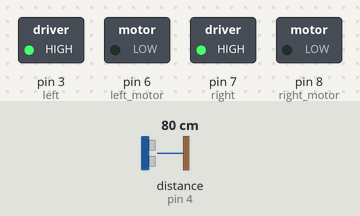
Simulated run of this sketch. Board: Arduino Uno, built with avr-gcc and run on an emulated ATmega328P. On the bench: switched loads named in the sketch (green lamp = pin HIGH). Wiring (inferred from the names in the program): ultrasonic range finder: trigger pin 5; echo pin 4. The test bench sets the inputs (shaded band); at power-on: distance to the obstacle (sensor on pin 4) 80 cm. The echo pulse lasts 58.3 µs per cm; pins used as bus, display or sensor lines are not drawn.

Above: at 1.2 s.
1.3 s: distance to the obstacle (sensor on pin 4) set to 6 cm
2.8 s: distance to the obstacle (sensor on pin 4) set to 3 cm
At 3.6 s:
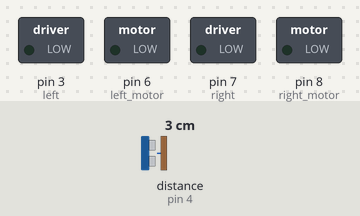
5.8 s: distance to the obstacle (sensor on pin 4) set to 9 cm
At 6.4 s:
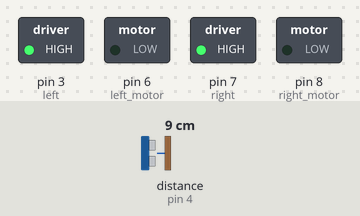
7.3 s: distance to the obstacle (sensor on pin 4) set to 2 cm
At 9.1 s:
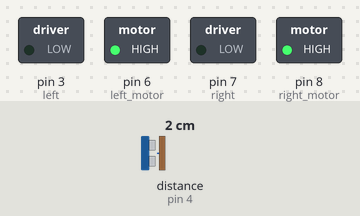
Timing chart, 0 to 11.3 s (numbered marks = the images above; inputs shaded):
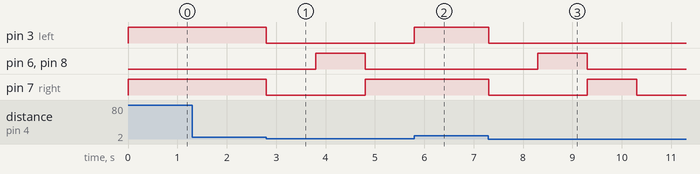

Measured:
- the behaviour switches between 5 and 4 cm on distance to the obstacle (sensor on pin 4) (found by bisection; images 0 and 1)
- after the input at 1.3 s, every drawn part: stays the same
- after the input at 2.8 s, pin 3 (left): HIGH → LOW at once; pin 6 (left_motor), pin 8 (right_motor): LOW → HIGH after 1.0 s, → LOW 1.0 s later; pin 7 (right): HIGH → LOW at once, → HIGH 2.0 s later
- after the input at 5.8 s, pin 3 (left): LOW → HIGH at once; pin 6 (left_motor), pin 8 (right_motor): stays LOW (without the input it goes to HIGH after 1.0 s); pin 7 (right): stays HIGH (without the input it goes to LOW after 0.00 s)
- after the input at 7.3 s, pin 3 (left): HIGH → LOW at once; pin 6 (left_motor), pin 8 (right_motor): LOW → HIGH after 1.0 s, → LOW 1.0 s later; pin 7 (right): HIGH → LOW at once, → HIGH 2.0 s later, → LOW 1.0 s later

The sketch:

robot1.ino
```cpp
const int trigPin = 5;//connect trigger pin to pin 4of arduino
const int echoPin = 4;// connect echo pin to pin2 of arduino

void setup() {
  // put your setup code here, to run once:
  Serial.begin(9600);
  pinMode(3, OUTPUT);//left
  pinMode(6, OUTPUT);//left motor
  pinMode(7, OUTPUT);//right
  pinMode(8, OUTPUT);//right motor
}

void loop() {
  // put your main code here, to run repeatedly:
  //clock
  long duration, inches, cm;
  pinMode(trigPin, OUTPUT);
  digitalWrite(trigPin, LOW);
  delayMicroseconds(2);
  digitalWrite(trigPin, HIGH);
  delayMicroseconds(10);
  digitalWrite(trigPin, LOW);

  pinMode(echoPin, INPUT);
  duration = pulseIn(echoPin, HIGH);

  // convert the time into a distance
  inches = microsecondsToInches(duration);
  cm = microsecondsToCentimeters(duration);

  if (cm < 5)
  {
    stopp();
    delay(1000);
    rvs();
    delay(1000);
    right();
    delay(1000);
    frwd();
  }
  else
  {
    frwd();
  }
}

long microsecondsToInches(long microseconds)
{
  return microseconds / 74 / 2;
}

long microsecondsToCentimeters(long microseconds)
{
  return microseconds / 29 / 2;
}
void frwd()
{
  digitalWrite(3, HIGH);
  digitalWrite(6, LOW);
  digitalWrite(7, HIGH);
  digitalWrite(8, LOW);

}

void rvs()
{
  digitalWrite(3, LOW);
  digitalWrite(6, HIGH);
  digitalWrite(7, LOW);
  digitalWrite(8, HIGH);
}

void right()
{
  digitalWrite(3, LOW);
  digitalWrite(6, LOW);
  digitalWrite(7, HIGH);
  digitalWrite(8, LOW);
}
void stopp()
{
  digitalWrite(3, LOW);
  digitalWrite(6, LOW);
  digitalWrite(7, LOW);
  digitalWrite(8, LOW);
}
```
